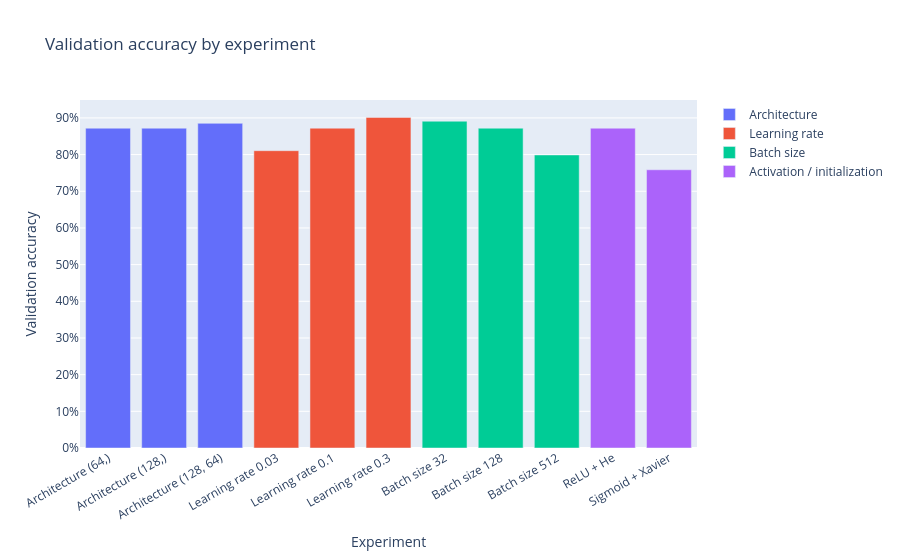

Notebook code cell kept with this figure:
### Code cell
fig = go.Figure()

for group in dict.fromkeys(str(row["group"]) for row in results):
    group_rows = [row for row in results if row["group"] == group]
    fig.add_trace(
        go.Bar(
            name=group,
            x=[str(row["name"]) for row in group_rows],
            y=[float(row["val_accuracy"]) for row in group_rows],
        )
    )

fig.update_layout(
    title="Validation accuracy by experiment",
    xaxis_title="Experiment",
    yaxis_title="Validation accuracy",
    yaxis=dict(tickformat=".0%"),
    barmode="group",
    xaxis_tickangle=-30,
)
fig.show()

### Figure 1 — Plotly figure (JSON) as saved in the notebook; plotly's stock layout.template omitted (floating-point values rounded to 4 significant figures)
{"data": [{"name": "Architecture", "type": "bar", "x": ["Architecture (64,)", "Architecture (128,)", "Architecture (128, 64)"], "y": [0.872, 0.872, 0.8852]}, {"name": "Learning rate", "type": "bar", "x": ["Learning rate 0.03", "Learning rate 0.1", "Learning rate 0.3"], "y": [0.8106, 0.872, 0.9014]}, {"name": "Batch size", "type": "bar", "x": ["Batch size 32", "Batch size 128", "Batch size 512"], "y": [0.891, 0.872, 0.799]}, {"name": "Activation / initialization", "type": "bar", "x": ["ReLU + He", "Sigmoid + Xavier"], "y": [0.872, 0.7586]}], "layout": {"barmode": "group", "title": {"text": "Validation accuracy by experiment"}, "xaxis": {"tickangle": -30, "title": {"text": "Experiment"}}, "yaxis": {"tickformat": ".0%", "title": {"text": "Validation accuracy"}}}}
